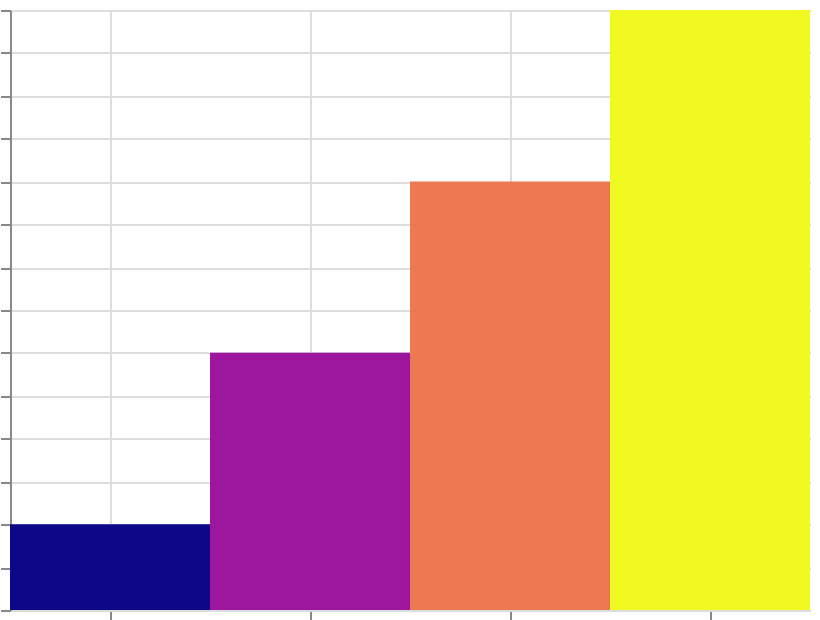

The Vega-Lite source for this figure:
### Vega specification from a JSON file in a GitHub repository (floating-point values rounded to 4 significant figures)
{"$schema": "https://vega.github.io/schema/vega/v6.json", "width": 400, "height": 300, "padding": 5, "autosize": "none", "data": [{"name": "table", "values": [{"cat": "A", "val": 10}, {"cat": "B", "val": 30}, {"cat": "C", "val": 50}, {"cat": "D", "val": 70}]}], "scales": [{"name": "x", "type": "band", "domain": {"data": "table", "field": "cat", "sort": true}, "range": "width"}, {"name": "y", "type": "linear", "domain": {"data": "table", "field": "val"}, "range": [{"signal": "height"}, 0], "zero": true, "nice": true}, {"name": "color", "type": "sequential", "domain": {"data": "table", "field": "val"}, "scheme": "plasma"}], "marks": [{"type": "rect", "from": {"data": "table"}, "encode": {"update": {"x": {"scale": "x", "field": "cat"}, "width": {"scale": "x", "band": 1}, "y": {"scale": "y", "field": "val"}, "y2": {"scale": "y", "value": 0}, "fill": {"scale": "color", "field": "val"}}}}], "axes": [{"scale": "x", "orient": "bottom", "grid": true, "labels": false}, {"scale": "y", "orient": "left", "grid": true, "labels": false}], "legends": [{"fill": "color"}]}
